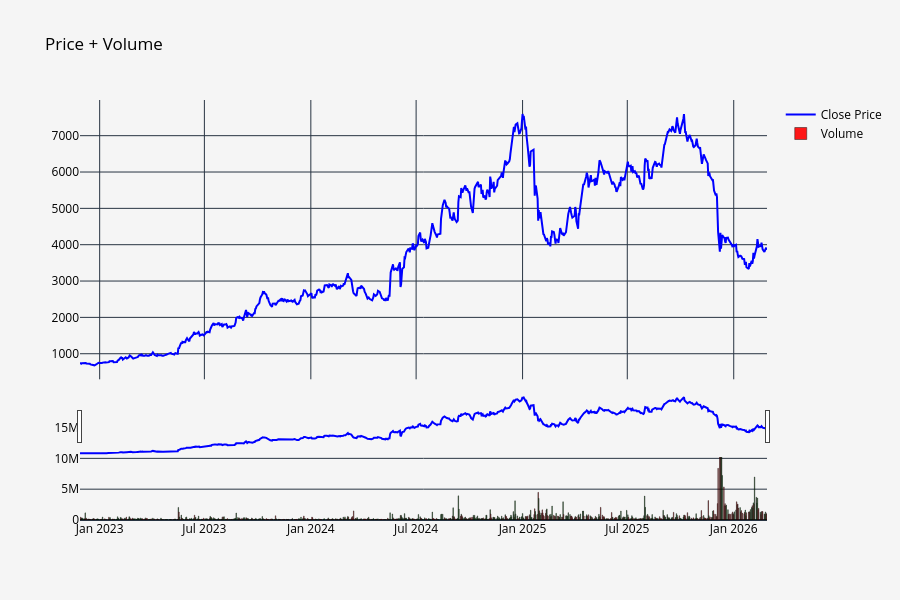

The notebook cell saved with this chart:
### Code cell
# stacking price at the top and volume at the bottom to give a better understanding between the volume and price relationship

fig = make_subplots(
    rows=2, cols=1,
    shared_xaxes=True,
    vertical_spacing=0.05,
    row_heights=[0.7, 0.3]
)

# --- Price ---
fig.add_trace(
    go.Scatter(
        x=df.index,
        y=df['close'],
        mode='lines',
        name='Close Price',
        line=dict(color='blue', width=2)
    ),
    row=1, col=1
)

# --- Volume ---
colors = ['green' if df['close'].iloc[i] >= df['close'].iloc[i-1] else 'red'
          for i in range(1, len(df))]

fig.add_trace(
    go.Bar(
        x=df.index[1:],
        y=df['volume'][1:],
        marker=dict(
            color=colors,
            line=dict(color='black', width=0.5)
        ),
        opacity=0.9,
        name='Volume'
    ),
    row=2, col=1
)

# --- Layout ---
fig.update_layout(
    title="Price + Volume",
    plot_bgcolor='#f5f5f5',
    paper_bgcolor='#f5f5f5',
    font=dict(color='black'),
    hovermode='x unified',
    height=600
)

# Range slider ONLY for top axis
fig.update_layout(
    xaxis=dict(rangeslider=dict(visible=True))
)

fig.show()

### Figure 1 — Plotly figure (JSON) as saved in the notebook; plotly's stock layout.template omitted (floating-point values rounded to 4 significant figures; data arrays with more than 128 entries replaced by an {"elided": "..."} marker saying what was removed)
{"data": [{"line": {"color": "blue", "width": 2}, "mode": "lines", "name": "Close Price", "x": {"elided": "810 str values"}, "y": {"elided": "810 float values"}, "type": "scatter", "xaxis": "x", "yaxis": "y"}, {"marker": {"color": {"elided": "809 str values"}, "line": {"color": "black", "width": 0.5}}, "name": "Volume", "opacity": 0.9, "x": {"elided": "809 str values"}, "y": {"elided": "809 int values"}, "type": "bar", "xaxis": "x2", "yaxis": "y2"}], "layout": {"xaxis": {"anchor": "y", "domain": [0.0, 1.0], "matches": "x2", "showticklabels": false, "rangeslider": {"visible": true}}, "yaxis": {"anchor": "x", "domain": [0.335, 1.0]}, "xaxis2": {"anchor": "y2", "domain": [0.0, 1.0]}, "yaxis2": {"anchor": "x2", "domain": [0.0, 0.285]}, "font": {"color": "black"}, "title": {"text": "Price + Volume"}, "plot_bgcolor": "#f5f5f5", "paper_bgcolor": "#f5f5f5", "hovermode": "x unified", "height": 600}}
